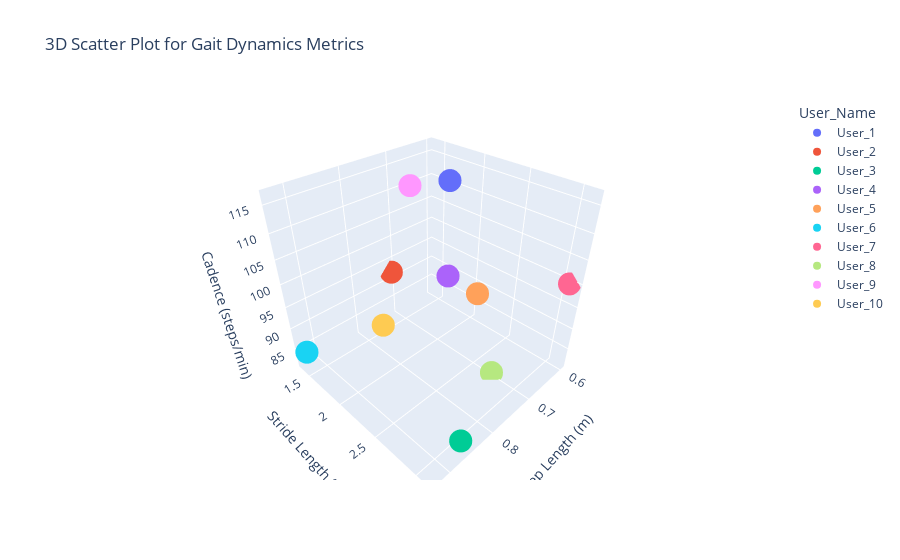

Notebook code cell kept with this figure:
### Code cell
import plotly.express as px

fig = px.scatter_3d(gait_data, x='Step_Length_m', y='Stride_Length_m', z='Cadence_steps_min',
                    color='User_Name', title='3D Scatter Plot for Gait Dynamics Metrics')
fig.update_layout(scene=dict(xaxis_title='Step Length (m)',
                             yaxis_title='Stride Length (m)',
                             zaxis_title='Cadence (steps/min)'))
fig.show()

### Figure 1 — Plotly figure (JSON) as saved in the notebook; plotly's stock layout.template omitted (floating-point values rounded to 4 significant figures)
{"data": [{"hovertemplate": "User_Name=User_1<br>Step_Length_m=%{x}<br>Stride_Length_m=%{y}<br>Cadence_steps_min=%{z}<extra></extra>", "legendgroup": "User_1", "marker": {"color": "#636efa", "symbol": "circle"}, "mode": "markers", "name": "User_1", "scene": "scene", "showlegend": true, "type": "scatter3d", "x": [0.6284], "y": [1.771], "z": [112.3]}, {"hovertemplate": "User_Name=User_2<br>Step_Length_m=%{x}<br>Stride_Length_m=%{y}<br>Cadence_steps_min=%{z}<extra></extra>", "legendgroup": "User_2", "marker": {"color": "#EF553B", "symbol": "circle"}, "mode": "markers", "name": "User_2", "scene": "scene", "showlegend": true, "type": "scatter3d", "x": [0.713], "y": [1.37], "z": [92.18]}, {"hovertemplate": "User_Name=User_3<br>Step_Length_m=%{x}<br>Stride_Length_m=%{y}<br>Cadence_steps_min=%{z}<extra></extra>", "legendgroup": "User_3", "marker": {"color": "#00cc96", "symbol": "circle"}, "mode": "markers", "name": "User_3", "scene": "scene", "showlegend": true, "type": "scatter3d", "x": [0.8673], "y": [3.114], "z": [83.91]}, {"hovertemplate": "User_Name=User_4<br>Step_Length_m=%{x}<br>Stride_Length_m=%{y}<br>Cadence_steps_min=%{z}<extra></extra>", "legendgroup": "User_4", "marker": {"color": "#ab63fa", "symbol": "circle"}, "mode": "markers", "name": "User_4", "scene": "scene", "showlegend": true, "type": "scatter3d", "x": [0.8024], "y": [2.62], "z": [107.4]}, {"hovertemplate": "User_Name=User_5<br>Step_Length_m=%{x}<br>Stride_Length_m=%{y}<br>Cadence_steps_min=%{z}<extra></extra>", "legendgroup": "User_5", "marker": {"color": "#FFA15A", "symbol": "circle"}, "mode": "markers", "name": "User_5", "scene": "scene", "showlegend": true, "type": "scatter3d", "x": [0.7039], "y": [2.503], "z": [97.61]}, {"hovertemplate": "User_Name=User_6<br>Step_Length_m=%{x}<br>Stride_Length_m=%{y}<br>Cadence_steps_min=%{z}<extra></extra>", "legendgroup": "User_6", "marker": {"color": "#19d3f3", "symbol": "circle"}, "mode": "markers", "name": "User_6", "scene": "scene", "showlegend": true, "type": "scatter3d", "x": [0.9283], "y": [1.425], "z": [84.88]}, {"hovertemplate": "User_Name=User_7<br>Step_Length_m=%{x}<br>Stride_Length_m=%{y}<br>Cadence_steps_min=%{z}<extra></extra>", "legendgroup": "User_7", "marker": {"color": "#FF6692", "symbol": "circle"}, "mode": "markers", "name": "User_7", "scene": "scene", "showlegend": true, "type": "scatter3d", "x": [0.5976], "y": [3.071], "z": [99.81]}, {"hovertemplate": "User_Name=User_8<br>Step_Length_m=%{x}<br>Stride_Length_m=%{y}<br>Cadence_steps_min=%{z}<extra></extra>", "legendgroup": "User_8", "marker": {"color": "#B6E880", "symbol": "circle"}, "mode": "markers", "name": "User_8", "scene": "scene", "showlegend": true, "type": "scatter3d", "x": [0.7045], "y": [2.742], "z": [81.38]}, {"hovertemplate": "User_Name=User_9<br>Step_Length_m=%{x}<br>Stride_Length_m=%{y}<br>Cadence_steps_min=%{z}<extra></extra>", "legendgroup": "User_9", "marker": {"color": "#FF97FF", "symbol": "circle"}, "mode": "markers", "name": "User_9", "scene": "scene", "showlegend": true, "type": "scatter3d", "x": [0.7565], "y": [1.958], "z": [116.4]}, {"hovertemplate": "User_Name=User_10<br>Step_Length_m=%{x}<br>Stride_Length_m=%{y}<br>Cadence_steps_min=%{z}<extra></extra>", "legendgroup": "User_10", "marker": {"color": "#FECB52", "symbol": "circle"}, "mode": "markers", "name": "User_10", "scene": "scene", "showlegend": true, "type": "scatter3d", "x": [0.8192], "y": [1.896], "z": [90.35]}], "layout": {"legend": {"title": {"text": "User_Name"}, "tracegroupgap": 0}, "scene": {"domain": {"x": [0, 1], "y": [0, 1]}, "xaxis": {"title": {"text": "Step Length (m)"}}, "yaxis": {"title": {"text": "Stride Length (m)"}}, "zaxis": {"title": {"text": "Cadence (steps/min)"}}}, "title": {"text": "3D Scatter Plot for Gait Dynamics Metrics"}}}
